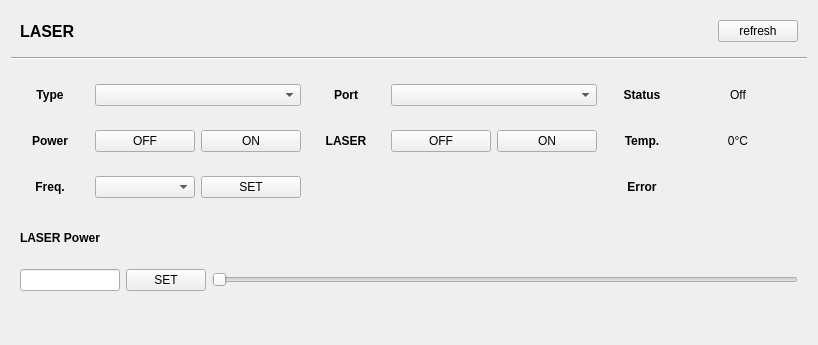
<?xml version="1.0" encoding="UTF-8"?>
<ui version="4.0">
 <class>SlPicoSample</class>
 <widget class="QWidget" name="SlPicoSample">
  <property name="geometry">
   <rect>
    <x>0</x>
    <y>0</y>
    <width>814</width>
    <height>345</height>
   </rect>
  </property>
  <property name="windowTitle">
   <string>SL-Pico Sample</string>
  </property>
  <layout class="QVBoxLayout" name="verticalLayout">
   <item>
    <widget class="QWidget" name="widget" native="true">
     <layout class="QHBoxLayout" name="horizontalLayout">
      <item>
       <widget class="QLabel" name="label">
        <property name="font">
         <font>
          <pointsize>12</pointsize>
          <bold>true</bold>
         </font>
        </property>
        <property name="text">
         <string>LASER</string>
        </property>
       </widget>
      </item>
      <item>
       <spacer name="horizontalSpacer">
        <property name="orientation">
         <enum>Qt::Horizontal</enum>
        </property>
        <property name="sizeHint" stdset="0">
         <size>
          <width>40</width>
          <height>20</height>
         </size>
        </property>
       </spacer>
      </item>
      <item>
       <widget class="QPushButton" name="btnRefresh">
        <property name="text">
         <string>refresh</string>
        </property>
       </widget>
      </item>
     </layout>
    </widget>
   </item>
   <item>
    <widget class="Line" name="line">
     <property name="styleSheet">
      <string notr="true"/>
     </property>
     <property name="lineWidth">
      <number>1</number>
     </property>
     <property name="orientation">
      <enum>Qt::Horizontal</enum>
     </property>
    </widget>
   </item>
   <item>
    <widget class="QWidget" name="widget_2" native="true">
     <layout class="QGridLayout" name="gridLayout">
      <item row="0" column="5">
       <widget class="QLabel" name="label_4">
        <property name="minimumSize">
         <size>
          <width>60</width>
          <height>0</height>
         </size>
        </property>
        <property name="font">
         <font>
          <bold>true</bold>
         </font>
        </property>
        <property name="text">
         <string>Status</string>
        </property>
        <property name="alignment">
         <set>Qt::AlignCenter</set>
        </property>
       </widget>
      </item>
      <item row="0" column="3">
       <widget class="QLabel" name="label_3">
        <property name="minimumSize">
         <size>
          <width>60</width>
          <height>0</height>
         </size>
        </property>
        <property name="font">
         <font>
          <bold>true</bold>
         </font>
        </property>
        <property name="text">
         <string>Port</string>
        </property>
        <property name="alignment">
         <set>Qt::AlignCenter</set>
        </property>
       </widget>
      </item>
      <item row="0" column="0">
       <widget class="QLabel" name="label_2">
        <property name="minimumSize">
         <size>
          <width>60</width>
          <height>0</height>
         </size>
        </property>
        <property name="font">
         <font>
          <bold>true</bold>
         </font>
        </property>
        <property name="text">
         <string>Type</string>
        </property>
        <property name="alignment">
         <set>Qt::AlignCenter</set>
        </property>
       </widget>
      </item>
      <item row="0" column="6">
       <widget class="QLabel" name="lbStatus">
        <property name="minimumSize">
         <size>
          <width>120</width>
          <height>0</height>
         </size>
        </property>
        <property name="maximumSize">
         <size>
          <width>16777215</width>
          <height>16777215</height>
         </size>
        </property>
        <property name="text">
         <string>Off</string>
        </property>
        <property name="alignment">
         <set>Qt::AlignCenter</set>
        </property>
       </widget>
      </item>
      <item row="1" column="0">
       <widget class="QLabel" name="label_5">
        <property name="minimumSize">
         <size>
          <width>60</width>
          <height>0</height>
         </size>
        </property>
        <property name="font">
         <font>
          <bold>true</bold>
         </font>
        </property>
        <property name="text">
         <string>Power</string>
        </property>
        <property name="alignment">
         <set>Qt::AlignCenter</set>
        </property>
       </widget>
      </item>
      <item row="1" column="2">
       <widget class="QWidget" name="widget_3" native="true">
        <layout class="QHBoxLayout" name="horizontalLayout_2">
         <item>
          <widget class="QPushButton" name="btnPowerOff">
           <property name="minimumSize">
            <size>
             <width>100</width>
             <height>0</height>
            </size>
           </property>
           <property name="maximumSize">
            <size>
             <width>16777215</width>
             <height>16777215</height>
            </size>
           </property>
           <property name="text">
            <string>OFF</string>
           </property>
          </widget>
         </item>
         <item>
          <widget class="QPushButton" name="btnPowerOn">
           <property name="minimumSize">
            <size>
             <width>100</width>
             <height>0</height>
            </size>
           </property>
           <property name="maximumSize">
            <size>
             <width>16777215</width>
             <height>16777215</height>
            </size>
           </property>
           <property name="text">
            <string>ON</string>
           </property>
          </widget>
         </item>
        </layout>
       </widget>
      </item>
      <item row="1" column="3">
       <widget class="QLabel" name="label_6">
        <property name="minimumSize">
         <size>
          <width>60</width>
          <height>0</height>
         </size>
        </property>
        <property name="font">
         <font>
          <bold>true</bold>
         </font>
        </property>
        <property name="text">
         <string>LASER</string>
        </property>
        <property name="alignment">
         <set>Qt::AlignCenter</set>
        </property>
       </widget>
      </item>
      <item row="1" column="4">
       <widget class="QWidget" name="widget_4" native="true">
        <layout class="QHBoxLayout" name="horizontalLayout_3">
         <item>
          <widget class="QPushButton" name="btnLaserOff">
           <property name="minimumSize">
            <size>
             <width>100</width>
             <height>0</height>
            </size>
           </property>
           <property name="text">
            <string>OFF</string>
           </property>
          </widget>
         </item>
         <item>
          <widget class="QPushButton" name="btnLaserOn">
           <property name="minimumSize">
            <size>
             <width>100</width>
             <height>0</height>
            </size>
           </property>
           <property name="text">
            <string>ON</string>
           </property>
          </widget>
         </item>
        </layout>
       </widget>
      </item>
      <item row="1" column="5">
       <widget class="QLabel" name="label_7">
        <property name="minimumSize">
         <size>
          <width>60</width>
          <height>0</height>
         </size>
        </property>
        <property name="font">
         <font>
          <bold>true</bold>
         </font>
        </property>
        <property name="text">
         <string>Temp.</string>
        </property>
        <property name="alignment">
         <set>Qt::AlignCenter</set>
        </property>
       </widget>
      </item>
      <item row="1" column="6">
       <widget class="QLabel" name="lbTemperature">
        <property name="minimumSize">
         <size>
          <width>120</width>
          <height>0</height>
         </size>
        </property>
        <property name="maximumSize">
         <size>
          <width>16777215</width>
          <height>16777215</height>
         </size>
        </property>
        <property name="text">
         <string>0°C</string>
        </property>
        <property name="alignment">
         <set>Qt::AlignCenter</set>
        </property>
       </widget>
      </item>
      <item row="2" column="0">
       <widget class="QLabel" name="label_8">
        <property name="minimumSize">
         <size>
          <width>60</width>
          <height>0</height>
         </size>
        </property>
        <property name="font">
         <font>
          <bold>true</bold>
         </font>
        </property>
        <property name="text">
         <string>Freq.</string>
        </property>
        <property name="alignment">
         <set>Qt::AlignCenter</set>
        </property>
       </widget>
      </item>
      <item row="2" column="2">
       <widget class="QWidget" name="widget_5" native="true">
        <layout class="QHBoxLayout" name="horizontalLayout_4">
         <item>
          <widget class="QComboBox" name="cbFrequency">
           <property name="minimumSize">
            <size>
             <width>100</width>
             <height>0</height>
            </size>
           </property>
           <property name="maximumSize">
            <size>
             <width>16777215</width>
             <height>16777215</height>
            </size>
           </property>
          </widget>
         </item>
         <item>
          <widget class="QPushButton" name="btnFrequency">
           <property name="minimumSize">
            <size>
             <width>100</width>
             <height>0</height>
            </size>
           </property>
           <property name="maximumSize">
            <size>
             <width>16777215</width>
             <height>16777215</height>
            </size>
           </property>
           <property name="text">
            <string>SET</string>
           </property>
          </widget>
         </item>
        </layout>
       </widget>
      </item>
      <item row="2" column="5">
       <widget class="QLabel" name="label_9">
        <property name="minimumSize">
         <size>
          <width>60</width>
          <height>0</height>
         </size>
        </property>
        <property name="font">
         <font>
          <bold>true</bold>
         </font>
        </property>
        <property name="text">
         <string>Error</string>
        </property>
        <property name="alignment">
         <set>Qt::AlignCenter</set>
        </property>
       </widget>
      </item>
      <item row="2" column="6">
       <widget class="QLabel" name="lbError">
        <property name="minimumSize">
         <size>
          <width>120</width>
          <height>0</height>
         </size>
        </property>
        <property name="maximumSize">
         <size>
          <width>16777215</width>
          <height>16777215</height>
         </size>
        </property>
        <property name="text">
         <string/>
        </property>
        <property name="alignment">
         <set>Qt::AlignCenter</set>
        </property>
       </widget>
      </item>
      <item row="0" column="2">
       <widget class="QWidget" name="widget_7" native="true">
        <layout class="QHBoxLayout" name="horizontalLayout_6">
         <item>
          <widget class="QComboBox" name="cbType">
           <property name="minimumSize">
            <size>
             <width>0</width>
             <height>0</height>
            </size>
           </property>
           <property name="maximumSize">
            <size>
             <width>16777215</width>
             <height>16777215</height>
            </size>
           </property>
          </widget>
         </item>
        </layout>
       </widget>
      </item>
      <item row="0" column="4">
       <widget class="QWidget" name="widget_8" native="true">
        <layout class="QHBoxLayout" name="horizontalLayout_7">
         <item>
          <widget class="QComboBox" name="cbPort">
           <property name="maximumSize">
            <size>
             <width>16777215</width>
             <height>16777215</height>
            </size>
           </property>
          </widget>
         </item>
        </layout>
       </widget>
      </item>
     </layout>
    </widget>
   </item>
   <item>
    <widget class="QWidget" name="widget_9" native="true">
     <layout class="QHBoxLayout" name="horizontalLayout_8">
      <item>
       <widget class="QLabel" name="label_10">
        <property name="font">
         <font>
          <bold>true</bold>
         </font>
        </property>
        <property name="text">
         <string>LASER Power</string>
        </property>
       </widget>
      </item>
     </layout>
    </widget>
   </item>
   <item>
    <widget class="QWidget" name="widget_6" native="true">
     <layout class="QHBoxLayout" name="horizontalLayout_5">
      <item>
       <widget class="QLineEdit" name="editPower">
        <property name="maximumSize">
         <size>
          <width>100</width>
          <height>16777215</height>
         </size>
        </property>
        <property name="alignment">
         <set>Qt::AlignCenter</set>
        </property>
       </widget>
      </item>
      <item>
       <widget class="QPushButton" name="btnPowerSet">
        <property name="text">
         <string>SET</string>
        </property>
       </widget>
      </item>
      <item>
       <widget class="QSlider" name="sliderLaserPower">
        <property name="orientation">
         <enum>Qt::Horizontal</enum>
        </property>
       </widget>
      </item>
     </layout>
    </widget>
   </item>
   <item>
    <widget class="QLabel" name="lbMessage">
     <property name="text">
      <string/>
     </property>
    </widget>
   </item>
  </layout>
 </widget>
 <resources/>
 <connections/>
</ui>
